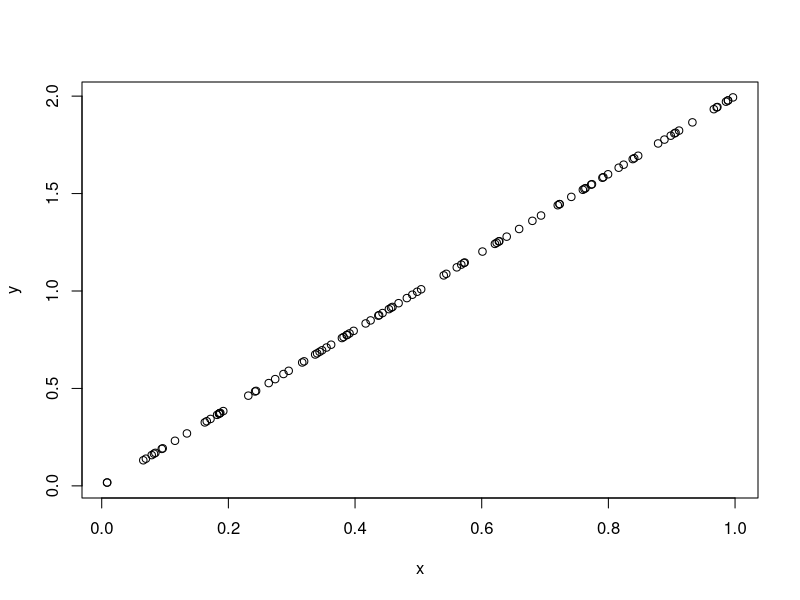
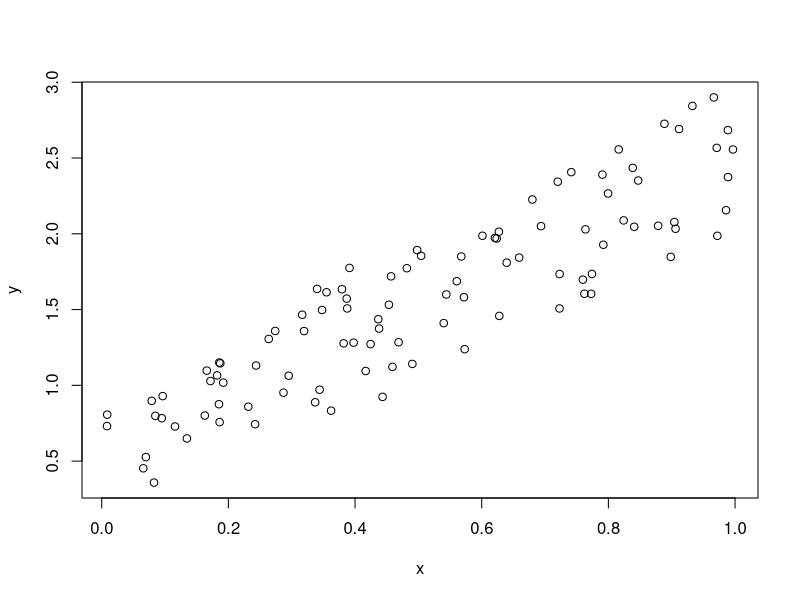
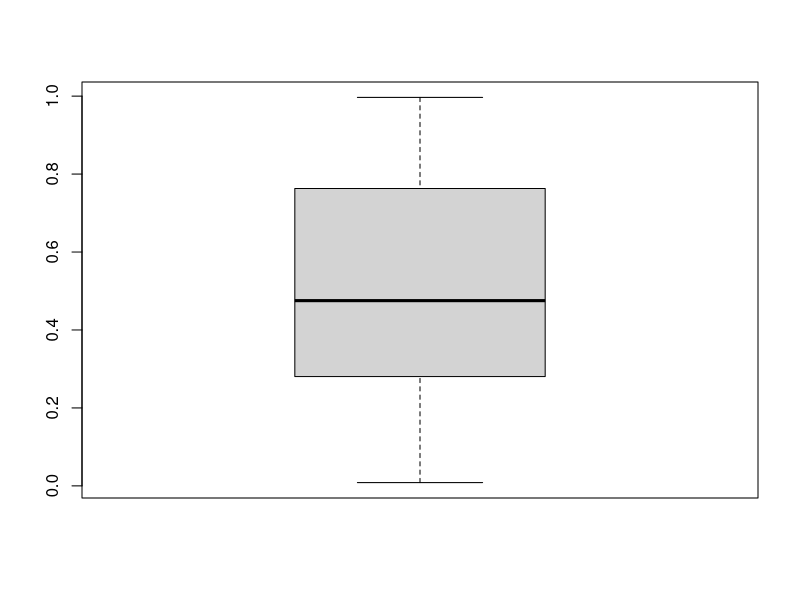
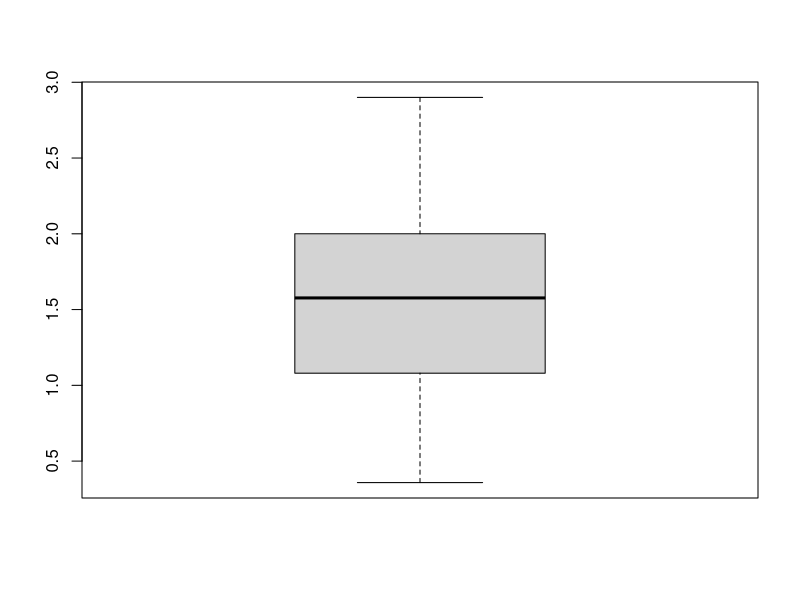
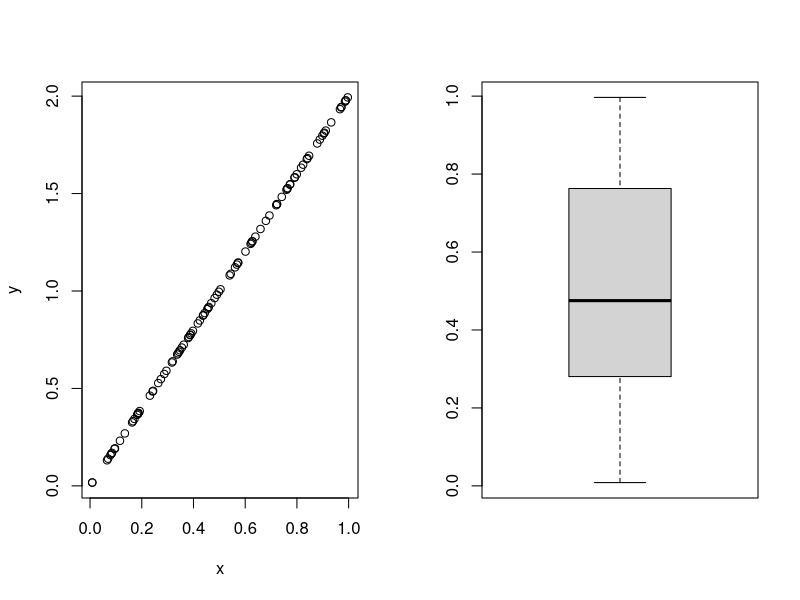
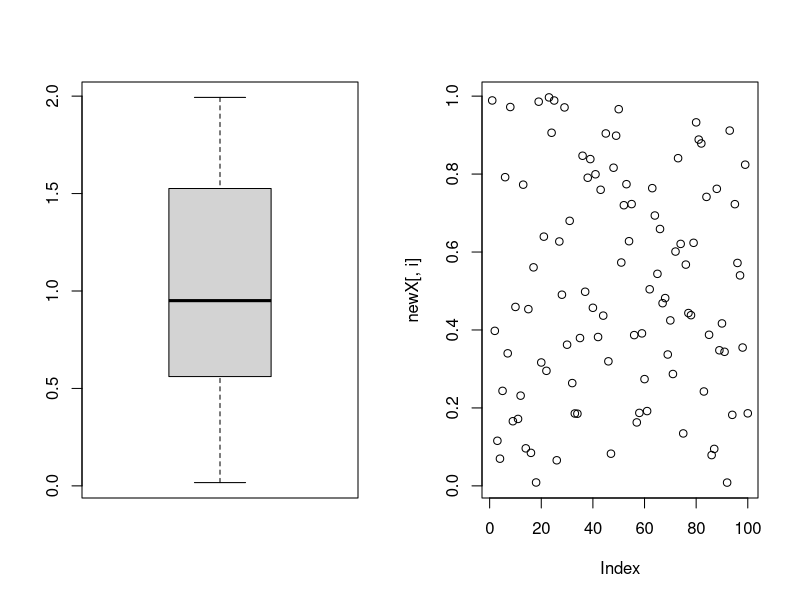
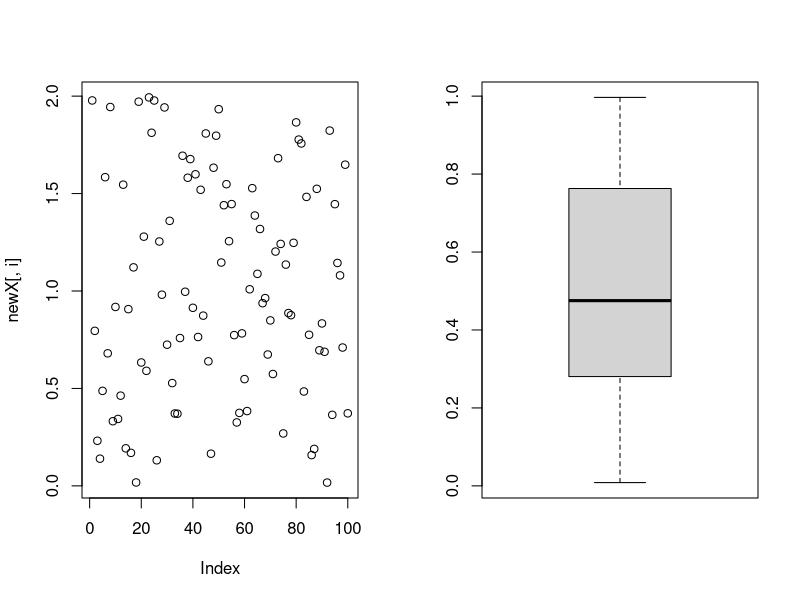
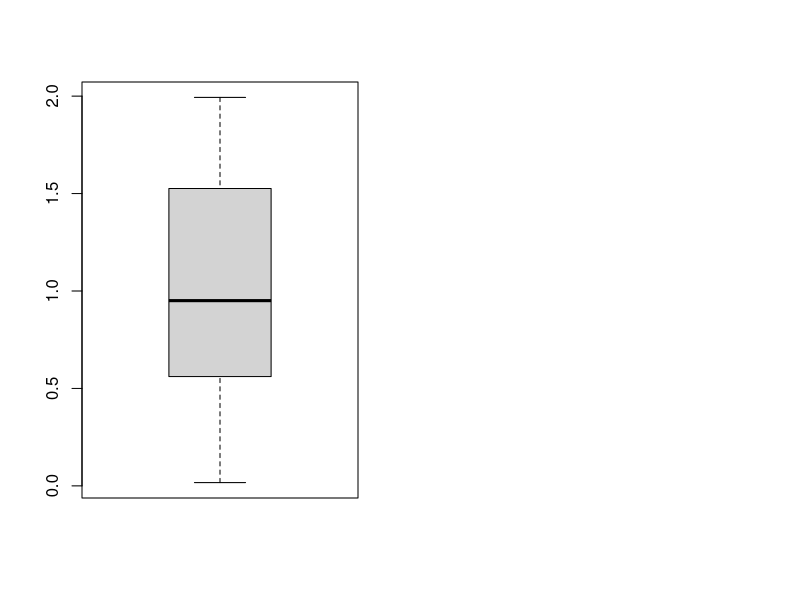

The R source for these figures, in order:
# Estádistica Actuarial 
# Facultad de Ciencias Económicas 
# Máximo Ripani



set.seed(7)
x = runif(100)
y = 2*x
plot(x,y)

# Vemos que la pendiente sigue siendo la misma, cambio la dispersion
y = 2*x + runif(100)
plot(x,y)

# Gráficos de caja
boxplot(x)
boxplot(y)

# Gráficos paralelos 
par(mfrow = c(1,2))

y = 2*x
plot(x,y)

boxplot(x)
boxplot(y)

# Comparamos dos gráficos
apply(cbind(x,y),2,plot)
apply(cbind(x,y),2,boxplot)


# Indexando vectores

x = 1:10
x[4] = 7

# Con booleanos
x = c('a','b','c','d','e','f')
x[c(T,F,T,T,F,F)]

# Pedimos lo opuesto con el operador diferente (!)
x[!c(T,F,T,T,F,F)]

x = seq(1,10,2)
# Hacemos comparaciones
x == 3
x >= 2
(x >= 2) & (x != 3)

# Otra forma 
which(x>=3)

# Reasignamos datos 
x[x==3] = NA

# Números negativos para omitir elementos de vector 
x = seq(1,15)

x[-2]
x[-(1:3)]
x[-(6:10)]

# Reordenaoms componentes de un vector 
x = c('Primero', 'Segundo', 'Tercero')

x[c(3,1,2)]


# Operaciones con vectores 
"
Cuando los vectores tienen las mismas componentes las operaciones se realizan 
componente por componente
"

x = c(1:10)
y = c(11:20) 

x * y
x ^ y


# Probamos con vectores de distintas longitudes 

x = c(1,2,3)
y = c(1:10)

x*y

# Ahora usamos multiplos 
x = c(1,2,3)
y = c(1:9)

x*y

# Atributos de un vector 
length(x)
length(y)

mode(x)

y = c('Hola', 'FCE', 'UBA')
mode(y)

y = c(1,'FCE',10,'Estadistica')
mode(y)

mode(TRUE)
mode(10)
mode('Hellloooo')


# Cambiamos la longitud de un vector 
x = 1:10
length(x) = 7
x

x = 1:10
length(x) = 13
x



# Modos de almacenamiento
x = c(1.130, pi, exp(2))
x

# Configuramos para que solo guarda enteros
storage.mode(x) = 'integer'
x

# Ahora para que guarde caracteres
storage.mode(x) = 'character'
x

# Creamos vectores vacios con n componentes y formato pre-establecido
n = 10
numeric(n)
logical(n)
character(n)
single(n)

# Le asignamos nombres a los componentes de un vector 

x = c(1,130,0.70)
storage.mode(x) = 'numeric'
names(x) = c('Dolar','Pesos','Euros')
x

# Ahora podmeos acceder al vector por el nombre de sus componentes
x['Euros']


# Otras opereaciones con vectores 
x = 1:50
#Invierte el orden del vector
rev(x[10:20]) 


x = c(1,4,3,10,110,2,43)
#Ordenamos los elementos del vector
sort(x)
#Nos devuelve ademas el indice de los componentes ordenados
sort(x,index.return=T)

#Orden descendente
sort(x,decreasing=TRUE)

# Vemos si hay elementos duplicados (TRUE si se repitio)
x = c(1,2,3,4,2,4,5,1)
duplicated(x)

# Vemos los elementos que tiene el vector sin duplicados
x = c(1,1,1,11)
unique(x)


# Atención 
'
Los vectores solo aceptan componentes de un modo. 
Si se le dan distintos modos, R fuerza la unicidad.
'

x = c(1,T,'Hola')
# Vemos que quedaron todos como strings
x